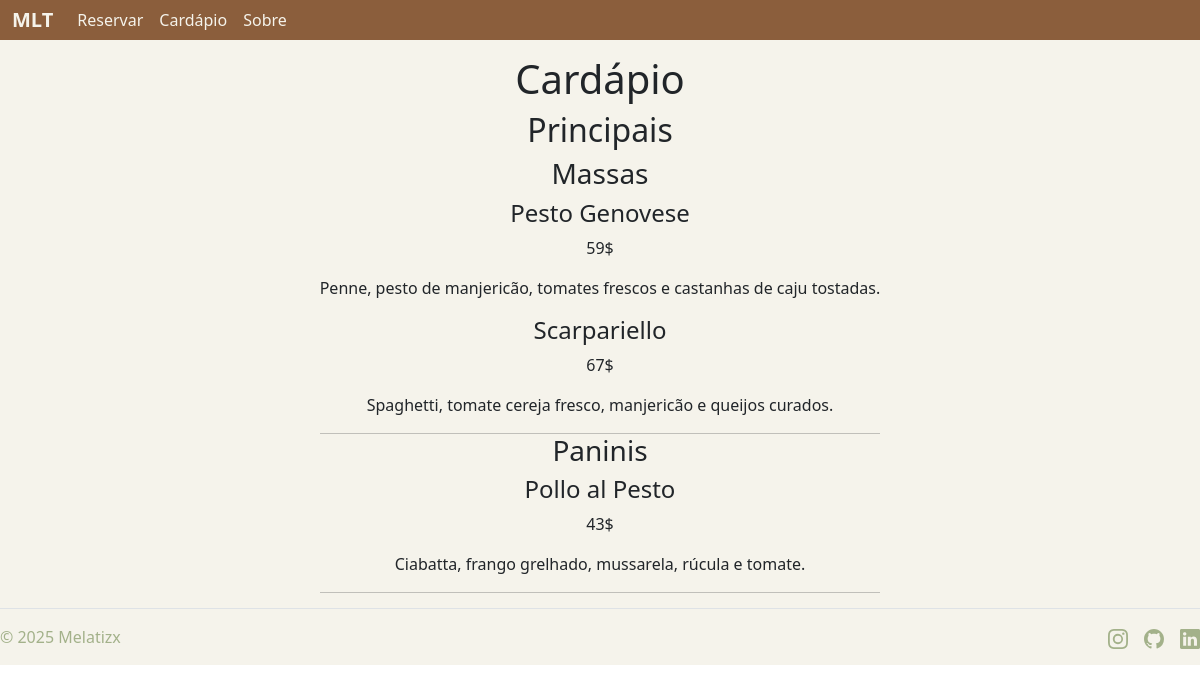
The page /cardapio/ on the database as committed earlier.
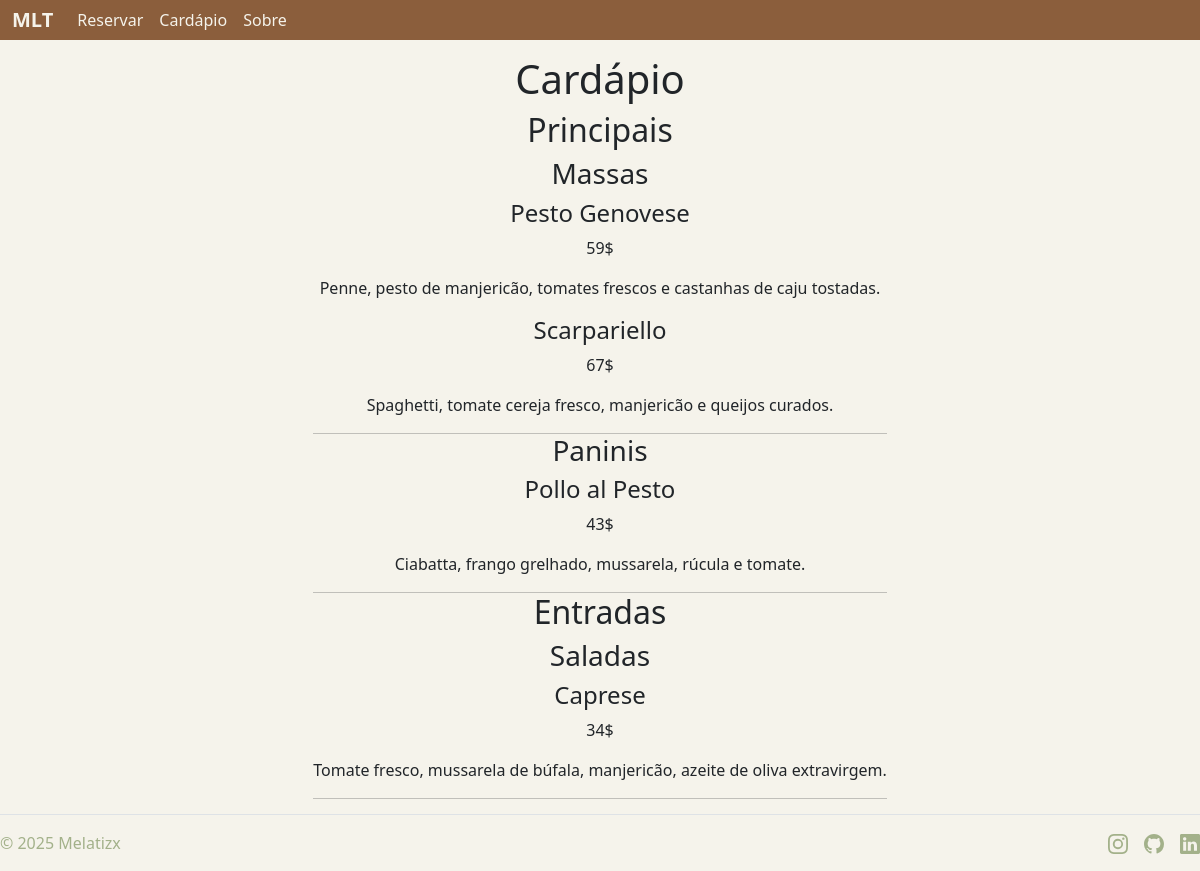
The same page on the database as committed later.
### projeto/restaurante/models.py (models this page shows, shortened)
class TipoComida(models.Model):
    nome = models.CharField(max_length=100)
    desc = models.TextField()
    composicao = models.CharField(
        choices=COMPOSICAO_CHOICE,
        default='o',
    )

class Comida(models.Model):
    nome = models.CharField(max_length=100)
    ingredientes = models.CharField(max_length=500)
    valor = models.PositiveIntegerField()
    tipo = models.ForeignKey(TipoComida, blank=True, null=True, on_delete=models.SET_NULL)

### projeto/restaurante/views.py (the view)
# urls.py: path('cardapio/', views.cardapio, name='cardapio'),
def cardapio(request):
    comidas = Comida.objects.all().order_by('tipo__nome','nome')
    tipocomidas = TipoComida.objects.all().order_by('nome')
    return render(request, 'cardapio.html', {
        'comidas': comidas, 'tipocomidas': tipocomidas
        })

### projeto/restaurante/templates/cardapio.html (shortened to what this page needs)
{% extends 'base.html' %}
{% load static %}
{% block 'body' %}
{% include 'navbar.html' %}
<section class="conteudo-principal">
    <div class="div-title">
        <h1 class="title">Cardápio</h1>
    </div>
    <section class="section-cardapio">
        {% regroup tipocomidas by composicao as composicao_list %}
        {% for comp in composicao_list %}
            <h2>{{ comp.list.0.get_composicao_display }}</h2>
            {% for tipo in comp.list %}
                <section class="section-por-tipo-comidas">
                    <h3 class="tipo-de-comida">{{ tipo.nome }}</h3>
                </section>
                {% if comidas %}
                    {% for comida in comidas %}
                        {% if comida.tipo.nome  == tipo.nome %}
                            <section class="section-nome_valor_comida">
                                <div class="div-nome-comida">
                                    <h4>{{ comida.nome }}</h4>
                                </div>
                                <div class="div-valor-comida">
                                    <p>{{ comida.valor }}$</p>
                                </div>
                            </section>
                            <section class="section-ingredientes-comida">
                                <p class="ingredientes-comida">{{ comida.ingredientes }}</p>
                            </section>
                        {% endif %}
                    {% endfor %}
                {% else %}
                    <p class="justificativa">Estamos trabalhando em nosso cardápio para melhor agrada-los! Volte mais tarde.</p>
                {% endif %}
                <hr>
            {% endfor %}
        {% endfor %}
    </section>
</section>
{% include 'footer.html' %}
{% endblock %}

Rows that differ between the two databases and show on the page:
added TipoComida: list.0.composicao "Entradas", nome "Saladas"
added Comida: nome "Caprese", valor "34", ingredientes "Tomate fresco, mussarela de búfala, manjericão, azeite de oliva extravirgem.", shown under "Saladas"
